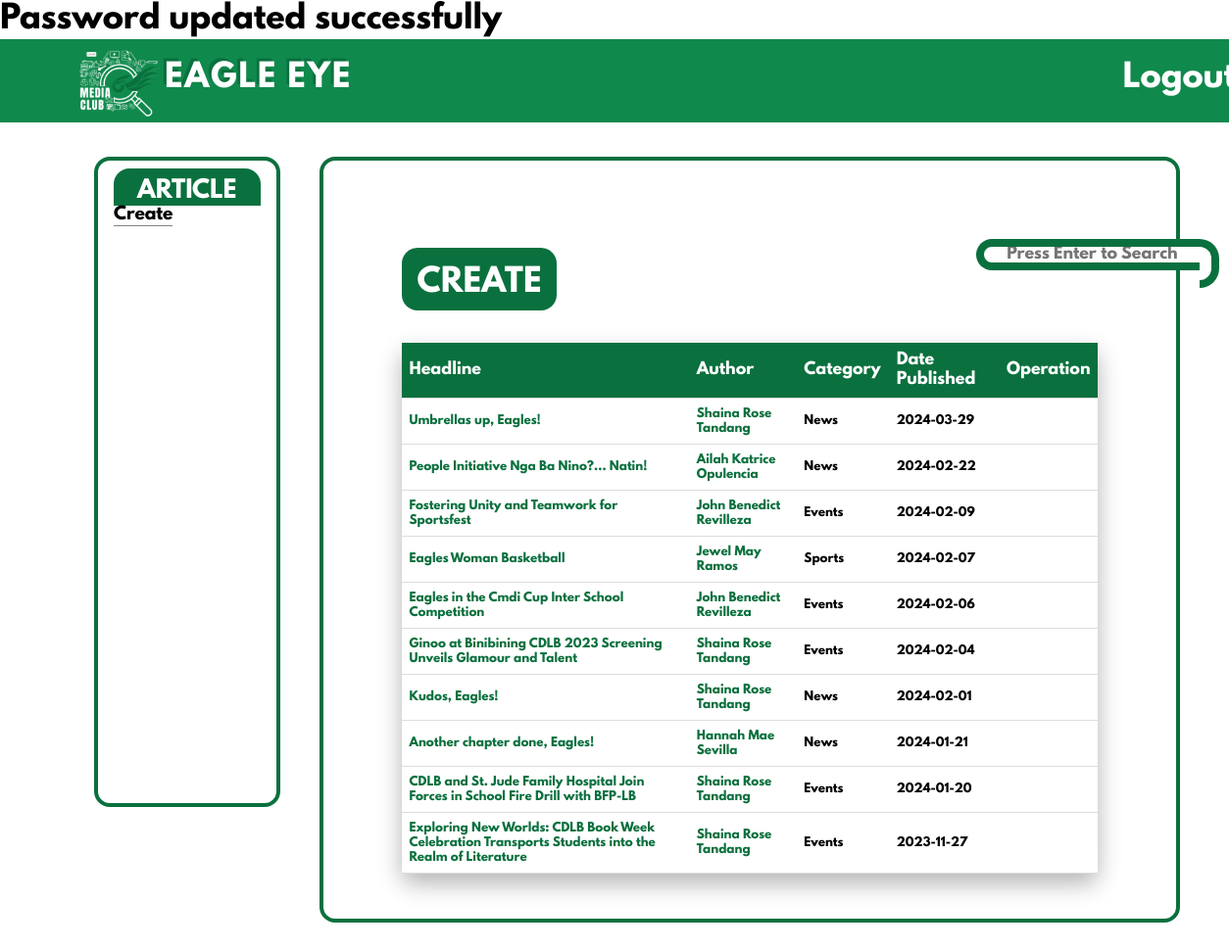
/Admin/Home.php, run on the app's committed database.
### tables this page shows
CREATE TABLE `upload` (
  `ID` int(11) NOT NULL,
  `Headline` varchar(200) NOT NULL,
  `Author` varchar(200) NOT NULL,
  `Category` enum('Acads','News','Sports','Events') NOT NULL,
  `Date_Published` date NOT NULL,
  `First_Paragraph` varchar(1000) NOT NULL,
  `Second_Paragraph` varchar(1000) DEFAULT NULL,
  `Third_Paragraph` varchar(1000) DEFAULT NULL,
  `Fourth_Paragraph` varchar(1000) DEFAULT NULL,
  `Fifth_Paragraph` varchar(1000) DEFAULT NULL,
  `Sixth_Paragraph` varchar(1000) DEFAULT NULL,
  `Seventh_Paragraph` varchar(1000) DEFAULT NULL,
  `Eighth_Paragraph` varchar(1000) DEFAULT NULL,
  `filename` varchar(100) NOT NULL
);

### Admin/Home.php (the view, shortened to what this page needs)
<?php
    include("php/Connect.php");
?>
<!DOCTYPE html>
<html lang="en">
<head>
    <link rel="stylesheet" href="styles/Backgrond.css">
    <link rel="stylesheet" href="styles/Styles.css">
    <link rel="stylesheet" href="styles/Home.css">
</head>
<body>
    <div class="navigation_bar">
        <div class="left_side">
            <a href=""><img class="logo" src="images/logo.webp"></a>
            <div class="title"><a href="">EAGLE EYE</a></div>
        </div>
        <div class="right_side">
            <a href="PHP/Logout.php">Logout</a>
        </div>
    </div>
    <div class="con">
        <div class="container_1">
            <div class="article">
                <span class="header">ARTICLE</span>
                    <a href="CArticle.php" class="link">Create</a>
            </div>
        </div>
        <div class="container_2">
            <div class="slide1">
                <div class="top">
                    <a href="CArticle.php" class="create">CREATE</a>
                    <form method='post'>
                        <div class="search">
                            <input type="text" name="search" id="search" placeholder="Press Enter to Search">
                            <button class="btn2" name="submit"><ion-icon name="search-circle"></ion-icon></button>
                        </div>
                    </form>
                </div>
                <?php
                    $showSearchResults = false;
                    if (!$showSearchResults) {
                        $sql = "SELECT * FROM `upload` ORDER BY Date_Published DESC LIMIT 10";
                        $result = mysqli_query($conn, $sql);
                        if ($result && !isset($_GET['search'])) {
                            if (mysqli_num_rows($result) > 0) {
                                echo "<div class='table-container'>";
                                    echo "<table>";
                                        echo "<tr>";
                                            echo "<th>Headline</th>";
                                            echo "<th>Author</th>";
                                            echo "<th>Category</th>";
                                            echo "<th>Date Published</th>";
                                            echo "<th colspan='2'>Operation</th>";
                                        echo "</tr>";
                                    while ($row = mysqli_fetch_assoc($result)) {
                                        echo "<tr>";
                                            echo "<td><a class='headlineheader' href='../article.php?UploadID=" . $row['ID'] . "'>" . $row['Headline'] . "</a></td>";
                                            echo "<td><a href='Profile.php?author=" . $row['Author'] . "'>" . $row["Author"] . "</a></td>";
                                            echo "<td>" . $row["Category"] . "</td>";
                                            echo "<td>" . $row["Date_Published"] . "</td>";
                                            echo "<td><a href='EArticle.php?editid=" . $row["ID"] . "'><ion-icon name='pencil' class='Edit'></ion-icon></a></td>";
                                            echo "<td><a href='PHP/Delete.php?deleteid=" . $row["ID"] . "' onclick='return confirm(\"Are you sure you want to delete this article?\");'><ion-icon name='trash' class='Delete'></ion-icon></a></td>";
                                        echo "</tr>";
                                    }
                                    echo "</table>";
                                echo "</div>";
                            } else {
                                echo "Data Not Found";
                            }
                        }
                    }
                ?>
            </div>
        </div>
    </div>
</body>
</html>

### Admin/styles/Backgrond.css (style rules this page uses)
body { background-position:absolute; background-attachment: fixed; background-image: url(Background.webp); background-size: cover; animation: bg 500s infinite linear; }

### Admin/styles/Styles.css (style rules this page uses)
* { font-size: 4vh; font-family: 'League'; }
body { margin: 0; padding: 0; }
a { text-decoration: none; color: #ffffff; }

### Admin/styles/Home.css (style rules this page uses)
.navigation_bar { position: fixed; border: 0; margin: 0; padding: 0; height: 10.6vh; width: 100%; background-color: #10894C; align-items: center; display: flex; vertical-align: middle; }
.left_side { margin-bottom: auto; vertical-align: middle; position: relative; margin-bottom: 3vh; }
.logo { height: 11vh; width: 11vh; margin-top: -0.125vh; margin-left: 9.8vh; position: absolute; user-select: none; -webkit-user-drag: none; }
.title { font-size: 5vh; letter-spacing: 0.2vh; font-family:'League'; text-shadow: #0A703E -0.3vh -0.3vh 0; margin-left: 21vh ; margin-top: 2.5vh; color: #ffffff; width: 25vh; }
.right_side { width: 40%; height: 10vh; margin-left: 62%; margin-bottom: auto; display: flex; text-align: right; align-items: center; vertical-align: middle; }
.con { display: flex; }
.container_1 { margin-left: 12vh; margin-top: 15vh; background-color: rgb(255, 255, 255, 0.75); height: 78vh; width: 40vh; border: 0.5vh solid #0A703E; border-radius: 2vh; padding: 2vh; }
.header { font-size: 3vh; background-color: #0A703E; padding: 3vh; padding-top: 1vh; padding-bottom: 0; border-radius: 2vh 2vh 0 0 ; color: #ffffff; }
.link { font-size: 2.15vh; width: max-content; color: #000000; width: 100%; border-bottom: solid 0.1px gray; }
.container_2 { margin-right: 15vh; margin-top: 15vh; margin-bottom: 5vh; padding: 10vh; padding-bottom: 2vh; margin-left: 5vh; height: auto; width: 90%; background-color:rgb(255, 255, 255, 0.75); border-radius: 2vh; border: #0A703E solid 0.5vh; }
.article { width: 85%; }
.create { background-color: #0A703E; color: #ffffff; padding: 2vh; padding-bottom: 1vh; padding-top: 2vh; border-radius: 2vh; transition: ease 0.5s; }
.top { display: flex; align-items: center; }
.search { height: auto; width: auto; display: flex; margin-left: 100%; justify-content: center; }
input#search { height: 4vh; width: 63vh; border: solid #0A703E 1vh; border-radius: 5vh 0 0 5vh; border-right: 0; margin: 0; font-size: medium; }
.search input { text-align: left; }
.search input::placeholder { text-align: center; }
.btn2 { height: 6.2vh; width: 6vh; background: #fff; cursor: pointer; border: solid #0A703E 1vh; border-radius:0 5vh 5vh 0; border-left: 0; }
.table-container { margin-top: 0.50vh; display: flex; justify-content: center; align-items: center; }
.table-container a { font-size: 1.50vh; color: #0A703E; }
.table-container table { margin-top: 20px; margin-bottom: 30px; border-collapse: collapse; width: 100%; background-color: white; border-radius: 10px; box-shadow: 0 10px 25px rgba(0, 0, 0, 0.3); }
.table-container th, td { padding: 8px; text-align: left; border-bottom: 1px solid #ddd; }
.table-container th { font-size: 2vh; background-color: #0A703E; color: #fff; }
.table-container td { font-size: 1.50vh; background-color: #ffffff; }
.headlineheader { font-size: 1.50vh; color: darkblue; }

### data on the page
upload: Headline "Umbrellas up, Eagles!", Author "Shaina Rose Tandang", Category "News", Date_Published "2024-03-29"
upload: Headline "People Initiative Nga Ba Nino?... Natin!", Author "Ailah Katrice Opulencia", Category "News", Date_Published "2024-02-22"
upload: Headline "Fostering Unity and Teamwork for Sportsfest", Author "John Benedict Revilleza", Category "Events", Date_Published "2024-02-09"
upload: Headline "Eagles Woman Basketball", Author "Jewel May Ramos", Category "Sports", Date_Published "2024-02-07"
upload: Headline "Eagles in the Cmdi Cup Inter School Competition", Author "John Benedict Revilleza", Category "Events", Date_Published "2024-02-06"
upload: Headline "Ginoo at Binibining CDLB 2023 Screening Unveils Glamour and Talent", Author "Shaina Rose Tandang", Category "Events", Date_Published "2024-02-04"
upload: Headline "Kudos, Eagles!", Author "Shaina Rose Tandang", Category "News", Date_Published "2024-02-01"
upload: Headline "Another chapter done, Eagles!", Author "Hannah Mae Sevilla", Category "News", Date_Published "2024-01-21"
upload: Headline "CDLB and St. Jude Family Hospital Join Forces in School Fire Drill with BFP-LB", Author "Shaina Rose Tandang", Category "Events", Date_Published "2024-01-20"
upload: Headline "Exploring New Worlds: CDLB Book Week Celebration Transports Students into the Realm of Literature", Author "Shaina Rose Tandang", Category "Events", Date_Published "2023-11-27"
